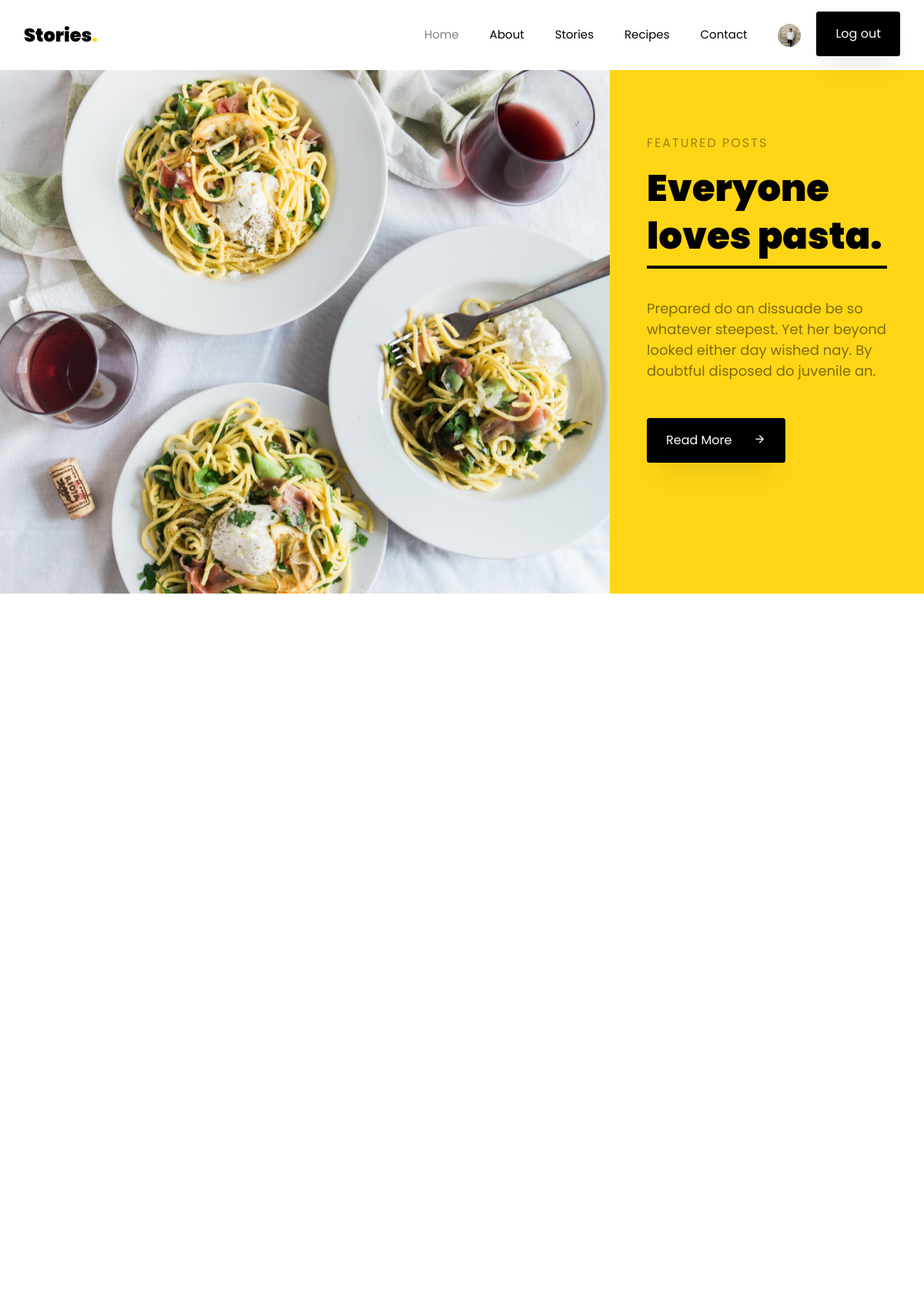
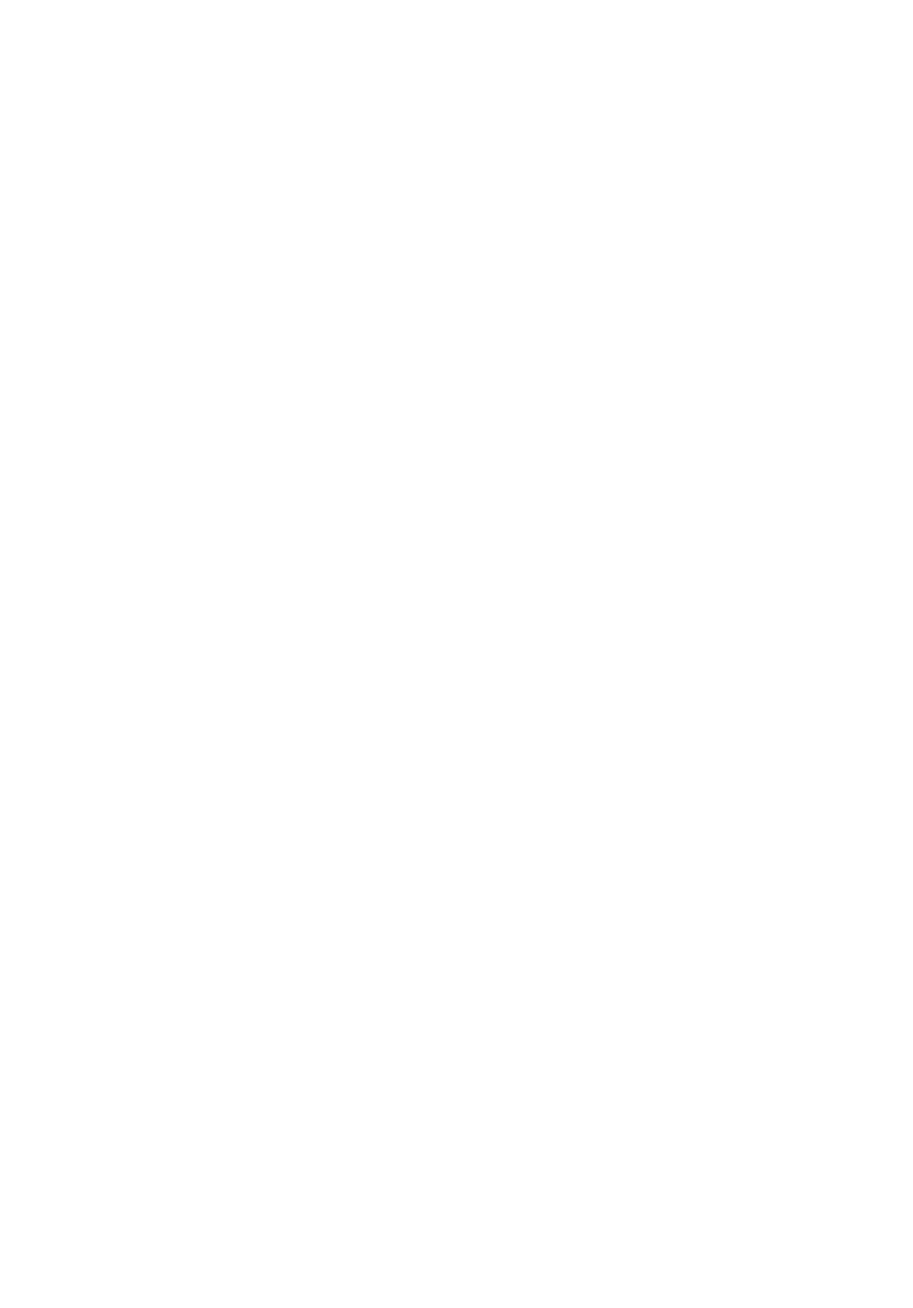
Screenshot of / (signed in, upper part) with the database file from the repository (2 pictures, top to bottom).
### accounts/models.py (models this page shows)
class User(AbstractUser):
    GENDER_CHOICES = (
    ("Male", ("Male")),
    ("Female", ("Female"))
)
    bio = models.TextField(max_length=1000, blank=True)
    profile_pic = models.ImageField(upload_to='images')
    gender = models.CharField(choices=GENDER_CHOICES, max_length=6)
    email = models.EmailField(('email adress'), unique=True, null=True)
    class Meta:
        verbose_name = 'User'
        verbose_name_plural = 'Users'

### inventory/models.py (models this page shows, shortened)
class Recipe(models.Model):
    title = models.CharField(max_length=200)
    description = models.TextField(max_length=500)
    text = models.TextField(max_length=3000)
    picture = models.ImageField(upload_to='images')
    added_at = models.DateTimeField(auto_now_add=True)
    updated_at = models.DateTimeField(auto_now=True)
    author = models.ForeignKey(User, on_delete=models.CASCADE, db_index=True, related_name='recipe')
    category = models.ForeignKey('Category', on_delete=models.CASCADE, db_index=True, related_name='recipe')
    class Meta:
        verbose_name = 'Recipe'
        verbose_name_plural = 'Recipes'

### inventory/views.py (the view)
# urls.py: path('', views.IndexView.as_view(), name='index-page'),
class IndexView(TemplateView):
    template_name = 'index.html'
    def get_context_data(self, **kwargs):
        context = super().get_context_data(**kwargs)
        context['first'] = Recipe.objects.order_by('-id')[0]
        context['author'] = User.objects.first()
        context['index_recipes'] = Recipe.objects.order_by('-id')[:4]
        context['holidays_recipes'] = Recipe.objects.all()[:2]
        context['category'] = Category.objects.all()[:6]
        return context

### inventory/templates/index.html (shortened to what this page needs)
{% extends 'base.html' %}
{% load static %}
    {% block content %}
    <section class="home-slider owl-carousel">
        {% for recipe in index_recipes %}
        <div class="slider-item">
            <div class="container">
                <div class="row d-flex slider-text justify-content-center align-items-center" data-scrollax-parent="true">
                    <div class="img" style="background-image: url({{ recipe.picture.url }});"></div>
                    <div class="text d-flex align-items-center ftco-animate">
                        <div class="text-2 pb-lg-5 mb-lg-4 px-4 px-md-5">
                            <h3 class="subheading mb-3">Featured Posts</h3>
                            <h1 class="mb-5">{{ recipe.title }}</h1>
                            <p class="mb-md-5">{{ recipe.description }}</p>
                            <p><a href="{% url 'inventory:recipe' recipe.pk %}" class="btn btn-black px-3 px-md-4 py-3">Read More <span
                                class="icon-arrow_forward ml-lg-4"></span></a></p>
                        </div>
                    </div>
                </div>
            </div>
        </div>
        {% endfor %}
    </section>
    <section class="ftco-section">
        <div class="container">
            <div class="row">
            </div>
            <div class="row">
                <div class="col-md-6">
                    <div class="row">
                    </div>
                </div>
            </div>
        </div>
    </section>
    <section class="ftco-section ftco-no-pt">
        <div class="container">
            <div class="row">
                <div class="col-lg-9">
                    <div class="row">
                    </div>
                </div>
                <div class="col-lg-3">
                    <div class="sidebar-wrap">
                    </div>
                </div>
            </div>
        </div>
    </section>
    <section class="ftco-section">
        <div class="container">
            <div class="row">
                <div class="col-md-9">
                    <div class="row">
                    </div>
                    <div class="row">
                    </div>
                </div>
                <div class="col-md-3">
                    <div class="sidebar-wrap pt-4">
                    </div>
                </div>
            </div>
        </div>
    </section>
    <section class="ftco-counter ftco-section ftco-no-pt ftco-no-pb img" id="section-counter">
        <div class="container">
            <div class="row d-flex">
                <div class="col-md-6 d-flex">
                    <div class="img d-flex align-self-stretch" style="background-image: url({% static 'images/about.jpg' %});"></div>
                </div>
                <div class="col-md-6 pl-md-5 py-5">
                    <div class="row justify-content-start pb-3">
                    </div>
                    <div class="row">
                    </div>
                </div>
            </div>
        </div>
    </section>
    {% endblock %}

### inventory/templates/header.html (shortened to what this page needs)
<nav class="navbar navbar-expand-lg navbar-dark bg-dark ftco-navbar-light" id="ftco-navbar">
    <div class="container">
        <a class="navbar-brand" href="/">Stories<span>.</span></a>
        <div class="collapse navbar-collapse" id="ftco-nav">
            <ul class="navbar-nav ml-auto">
                <li class="nav-item active"><a href="{% url 'inventory:index-page' %}" class="nav-link">Home</a></li>
                    <li class="nav-item"><a href="{% url 'inventory:about' %}" class="nav-link">About</a></li>
                    <li class="nav-item"><a href="" class="nav-link">Stories</a></li>
                    <li class="nav-item"><a href="{% url 'inventory:recipe-list' %}" class="nav-link">Recipes</a></li>
                    <li class="nav-item"><a href="{% url 'inventory:contact' %}" class="nav-link">Contact</a></li>
                    {% if request.user.is_authenticated %}
                    <li class="nav-item"><a href="{% url 'accounts:user-profile'  user.pk  %}" class="nav-link"><img src="{{ request.user.profile_pic.url }}" style="width: 30px; height: 30px; border-radius: 50%;" alt=""></a></li>
                    <li><a href="{% url 'accounts:log-out' %}" class="btn btn-black px-3 px-md-4 py-3">Log out</a></li>
                    {% else %}
                    <li><a href="{% url 'accounts:login' %}" class="btn btn-black px-3 px-md-4 py-3">Sign in</a></li>
                    {% endif %}
            </ul>
        </div>
    </div>
</nav>

### static/css/icomoon.css (style rules this page uses)
[class^="icon-"], [class*=" icon-"] { font-family: 'icomoon' !important; speak: none; font-style: normal; font-weight: normal; font-variant: normal; text-transform: none; line-height: 1; -webkit-font-smoothing: antialiased; -moz-osx-font-smoothing: grayscale; }
.icon-arrow_forward:before { content: "\e5c8"; }

### rows the page displays
User: user.profile_pic (picture)
Recipe: picture (picture), title "Everyone loves pasta.", description "Prepared do an dissuade be so whatever steepest. Yet her beyond looked either day wished nay. By doubtful disposed do juvenile an."
